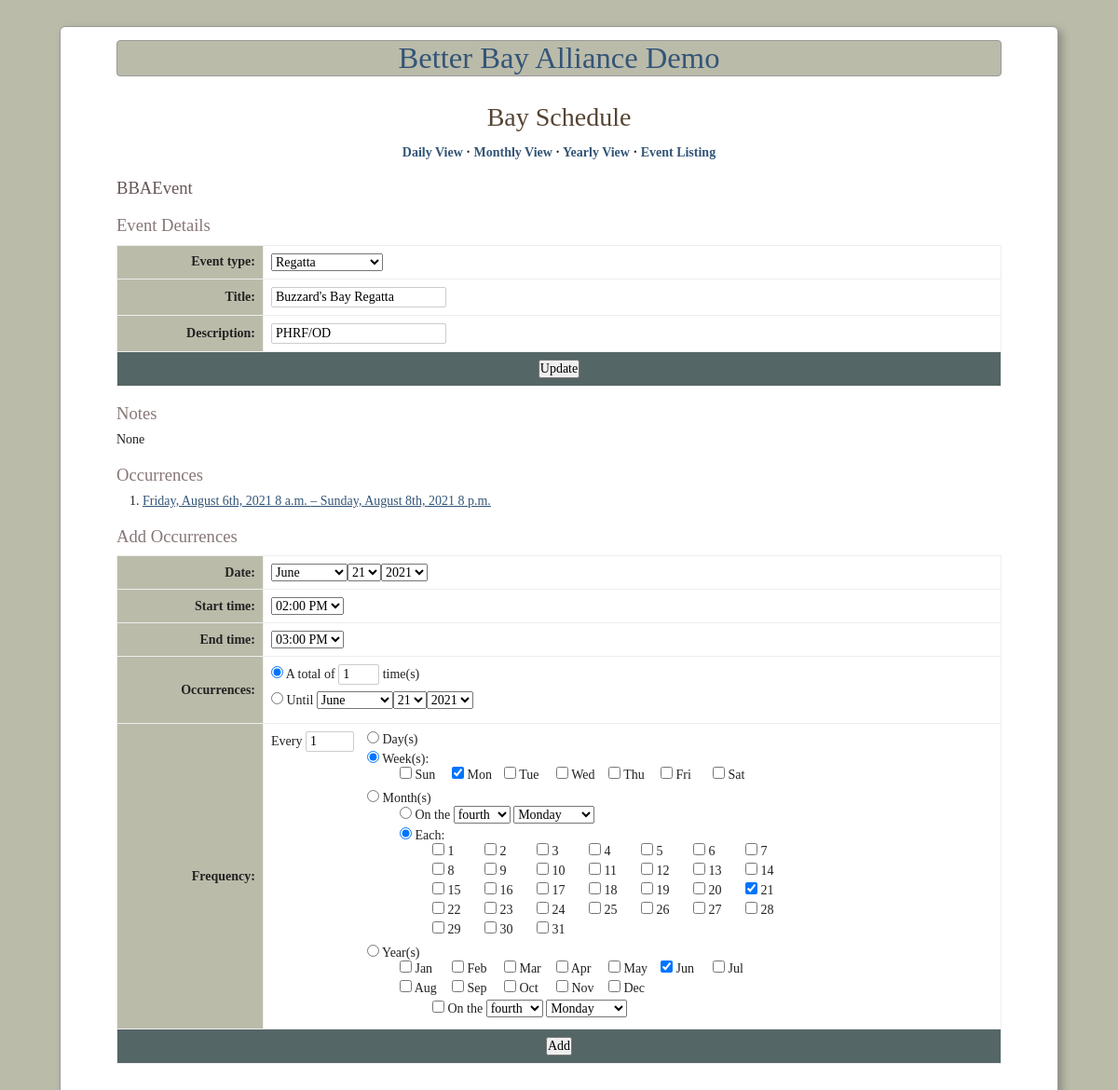
The app's page /bba/events/25/ with its own data.
### betterbay/models.py (models this page shows, shortened)
class Event(models.Model):
    title = models.CharField(_('title'), max_length=32)
    description = models.CharField(_('description'), max_length=100)
    location = models.CharField(_('location'), default='', max_length=100)
    event_type = models.ForeignKey(
        EventType,
        verbose_name=_('event type'),
        on_delete=models.CASCADE
    )
    notes = GenericRelation(Note, verbose_name=_('notes'))
    class Meta:
        verbose_name = _('event')
        verbose_name_plural = _('events')
        ordering = ('title',)
    def __str__(self):
        return self.title

class Occurrence(models.Model):
    start_time = models.DateTimeField(_('start time'))
    end_time = models.DateTimeField(_('end time'))
    event = models.ForeignKey(
        Event,
        verbose_name=_('event'),
        editable=False,
        on_delete=models.CASCADE
    )
    notes = GenericRelation(Note, verbose_name=_('notes'))
    objects = OccurrenceManager()
    class Meta:
        verbose_name = _('occurrence')
        verbose_name_plural = _('occurrences')
        ordering = ('start_time', 'end_time')
        base_manager_name = 'objects'

### betterbay/views_swingtime.py (the view, shortened to what this page needs)
# urls.py: url(r'^events/(\d+)/$', views_swingtime.event_view, name='bba-event'),
def event_view(
    request,
    pk,
    template='event_detail.html',
    event_form_class=forms.EventForm,
    recurrence_form_class=forms.MultipleOccurrenceForm
):
    event = get_object_or_404(Event, pk=pk)
    event_form = recurrence_form = None
    data = {
        'event': event,
        'event_form': event_form or event_form_class(instance=event),
        'recurrence_form': recurrence_form or recurrence_form_class(
            initial={'dtstart': datetime.now()}
        )
    }
    return render(request, template, data)

### betterbay/forms.py
class EventForm(forms.ModelForm):
    class Meta:
        model = Event
        fields = "__all__"
    def __init__(self, *args, **kws):
        super().__init__(*args, **kws)
        self.fields['description'].required = False

### betterbay/models.py (called while the page is built)
    def __str__(self):
        return self.label

### betterbay/templates/event_detail.html (shortened to what this page needs)
{% extends "baseCALENDAR.html" %}
{% block main_content %}
    <h3>BBAEvent</h3>
    <h4>Event Details</h4>
    <form action="" method="post">{% csrf_token %}
    <table>
        <tfoot>
            <tr>
                <td colspan="2">
                    <input type="submit" name="_update" value="Update" />
                </td>
            </tr>
        </tfoot>
        <tbody>
        {% include "event_form_part.html" %}
        </tbody>
    </table>
    </form>
    <h4>Notes</h4>
    {% with event.notes.all as notes %}
    {% if notes %}
    <ul>
        {% for note in notes %}
        <li>{{ note }}</li>
        {% endfor %}
    </ul>
    {% else %}
    <p>None</p>
    {% endif %}
    {% endwith %}
    <h4>Occurrences</h4>
    {% if event.occurrence_set.count %}
    <ol>
        {% for o in event.occurrence_set.all %}
        <li>
            {% if o.start_time.date == o.end_time.date %}
            <a href="{% url 'bba-occurrence' event.id o.id %}">
                {{ o.start_time|date:"l, F jS, Y" }} {{ o.start_time|date:"P" }} &ndash; {{ o.end_time|date:"P" }}</a>
            {% else %}
            <a href="{% url 'bba-occurrence' event.id o.id %}">
                {{ o.start_time|date:"l, F jS, Y P" }} &ndash;
                {{ o.end_time|date:"l, F jS, Y P" }}</a>
            {% endif %}
        </li>
        {% endfor %}
    </ol>
    {% endif %}
    <h4>Add Occurrences</h4>
    <form action="" method="post">{% csrf_token %}
    <table>
        <tfoot>
            <tr>
                <td colspan="2"><input type="submit" name="_add" value="Add" /></td>
            </tr>
        </tfoot>
        <tbody>
        {% include "recurring_form_part.html" %}
        </tbody>
    </table>
    </form>
{% endblock %}

### betterbay/templates/event_form_part.html
        <tr><th>{{ event_form.event_type.label_tag }}</th>
            <td>{{ event_form.event_type.errors }}
                {{ event_form.event_type }}</td></tr>
        <tr><th>{{ event_form.title.label_tag }}</th>
            <td>{{ event_form.title.errors }}
                {{ event_form.title }}</td></tr>
        <tr><th>{{ event_form.description.label_tag }}</th>
            <td>{{ event_form.description }}</td></tr>

### betterbay/templates/baseCALENDAR.html (style rules this page uses)
* { margin: 0; padding: 0; font-weight: inherit; font-style: inherit; font-size: 100%; font-family: inherit; }
h3 { font-size: 1.66em; color: #655; font-size: 1.33em; margin: 1em 0 .5em; }
h4 { font-size: 1.33em; color: #877; font-size: 1.33em; margin: 1em 0 .5em; }
p { margin-bottom: 1em; }
a { color: #357; }
table { border-collapse: collapse; border-spacing: 0; }
caption, th, td { text-align: left; }
th, td { padding: 4px; border: 1px solid #eee; }
th { font-weight: bold; background-color: #bba; }
ul, ol { margin-left: 2em; }
body { font-size: 14px; background-color: #bba; padding: 1em 2em; }
form table { width: 100%; border: 1px solid #aaa; }
form table ul { margin: 0; padding: 0; }
form table li { list-style-type: none; margin-bottom: .5em; }
form table th, form table td { padding: 8px; }
form table th { text-align: right; width: 10em; }
form tfoot td { text-align: center; background-color: #566; }
form input[type="text"] { padding: 2px 4px; border-radius: 2px; border: 1px solid #ccc; }
.horizontal li { float: left; margin: 0; }
.horizontal li label { width: 4em; display: block; float: left; }
#recurrence-options li { margin-bottom: 4px; }

### records on screen
Event: event_type "Regatta", title "Buzzard's Bay Regatta", description "PHRF/OD"
Occurrence: start_time "Friday, August 6th, 2021 8 a.m.", end_time "Sunday, August 8th, 2021 8 p.m."

### other values on screen
{{ event_form.event_type.label_tag }} "Event type:"
{{ event_form.title.label_tag }} "Title:"
{{ event_form.description.label_tag }} "Description:"
{{ recurrence_form.day.label_tag }} "Date:"
{{ recurrence_form.start_time_delta.label_tag }} "Start time:"
{{ recurrence_form.end_time_delta.label_tag }} "End time:"
{{ recurrence_form.repeats.label_tag }} "Occurrences:"
{{ recurrence_form.freq.label_tag }} "Frequency:"
